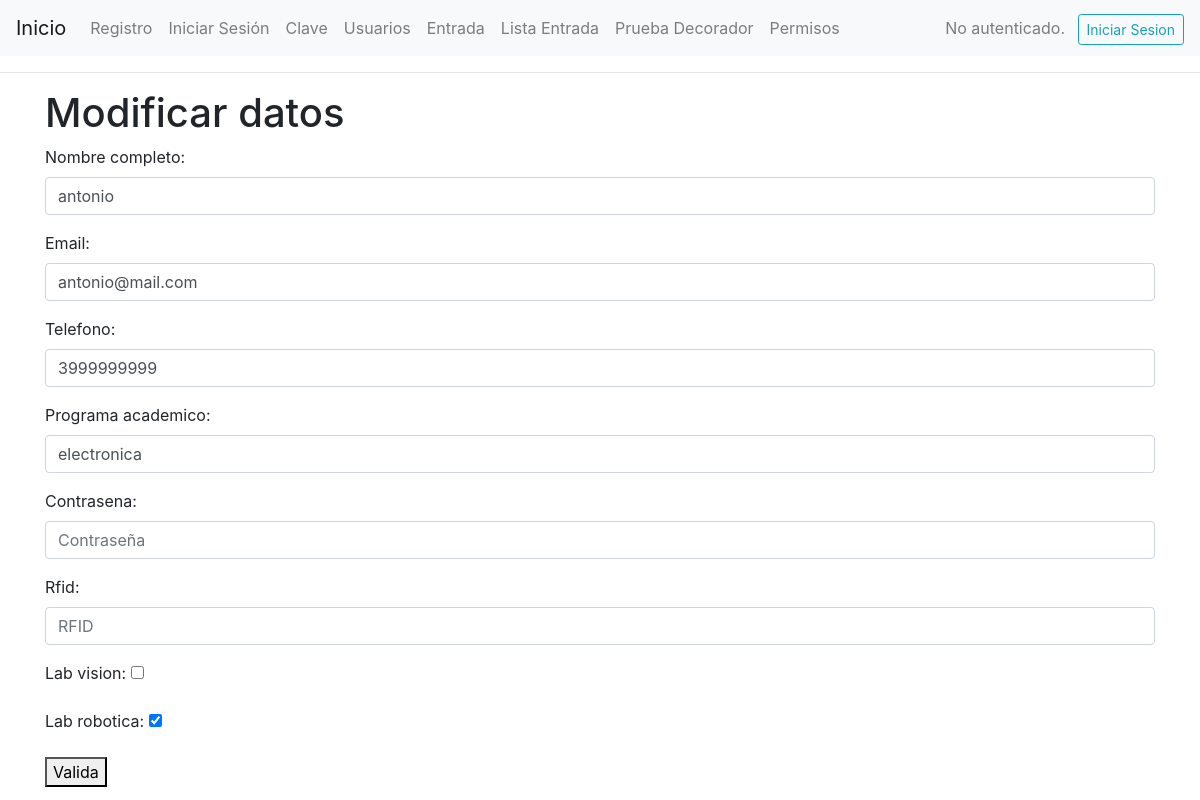
The page /actualizacion_clave/4 on the database as committed earlier.
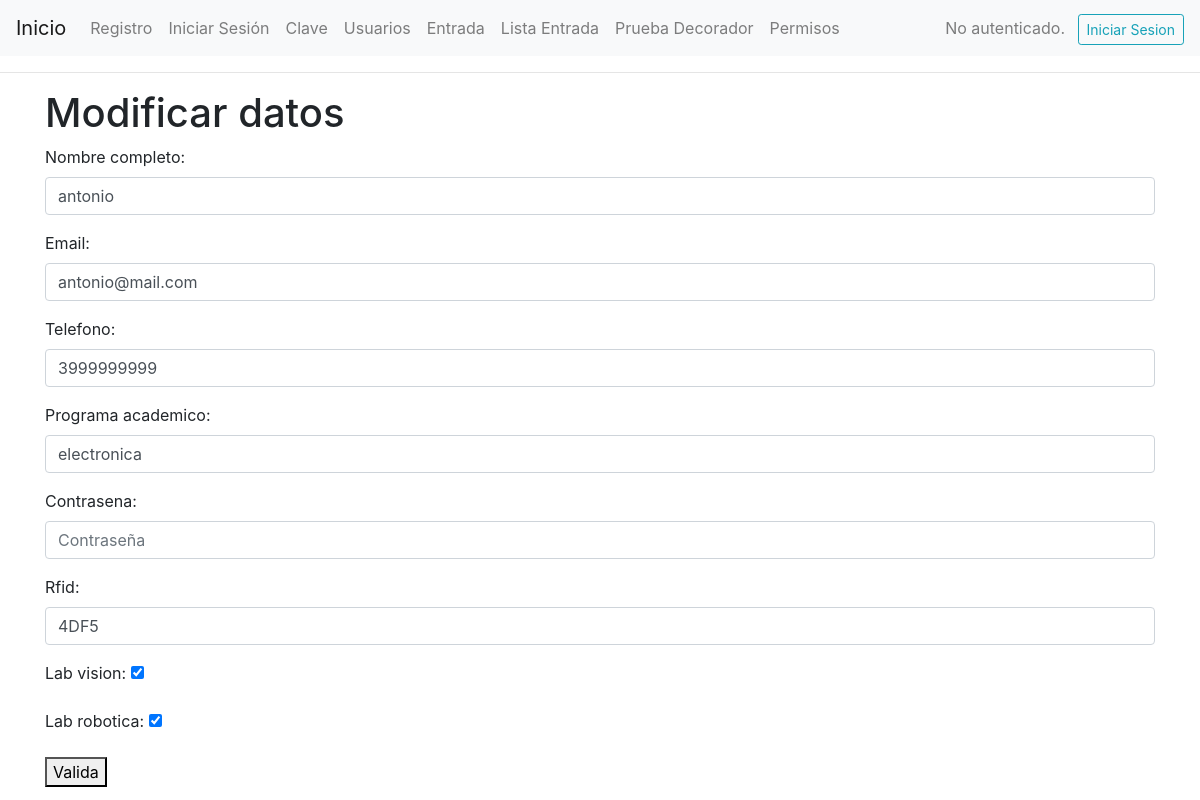
The same page on the database as committed later.
### login/models.py (models this page shows, shortened)
class Verificacion(models.Model):
    usuario = models.OneToOneField(User, on_delete=models.CASCADE)
    nombre_completo = models.CharField(max_length=100)
    email = models.EmailField(max_length=100)
    telefono = models.CharField(max_length=10) # por que un numero tiene solo 10 digitos
    programa_academico = models.CharField(max_length=255)
    contrasena = models.CharField(max_length=6, unique=True, validators=[MinLengthValidator(6)])
    rfid = models.CharField(max_length=50, null=True, blank=True)
    lab_vision = models.BooleanField(default=False)
    lab_robotica = models.BooleanField(default=False)

### login/views.py (the view)
# urls.py: path('actualizacion_clave/<int:id>', views.actualizar_clave, name='actualizar_clave'),
def actualizar_clave(request, id):
    clave = Verificacion.objects.get(id=id)
    if request.method == 'POST':
        form = VerificacionForm(request.POST, instance=clave)
        if form.is_valid():
            form.save()
            return redirect('inicio')
    else:
        form = VerificacionForm(instance=clave)
    return render(request, 'pagina/actualizacion_clave.html', {'form':form})

### login/forms.py (shortened to what this page needs)
class VerificacionForm(forms.ModelForm):
    class Meta:
        model = Verificacion
        fields = ['nombre_completo', 'email', 'telefono', 'programa_academico', 'contrasena', 'rfid', 'lab_vision', 'lab_robotica']
        widgets = {
            'nombre_completo': forms.TextInput(attrs={'placeholder': 'Nombre completo', 'class':'form-control', 'autocomplete':'off'}),
            'email': forms.EmailInput(attrs={'placeholder': 'Correo electrónico', 'class':'form-control', 'autocomplete':'off'}),
            'telefono': forms.TextInput(attrs={'placeholder': 'Teléfono', 'maxlength': '10', 'class':'form-control', 'autocomplete':'off'}),
            'programa_academico': forms.TextInput(attrs={'placeholder': 'programa academico', 'class':'form-control', 'autocomplete':'off'}),
            'contrasena': forms.PasswordInput(attrs={'placeholder': 'Contraseña', 'class':'form-control',}),
            'rfid': forms.TextInput(attrs={'placeholder': 'RFID', 'maxlength': '10', 'class':'form-control', 'autocomplete':'off'}),
            'lab_vision': forms.CheckboxInput(),
            'lab_robotica': forms.CheckboxInput(),
        }

### login/templates/pagina/actualizacion_clave.html (shortened to what this page needs)
{% extends 'main/prueba.html' %}
{% block content %}
    <h1>Modificar datos</h1>
    <form method="POST">
        {{form.as_p}}
        <button type='submit'>Valida</button>
    </form>
{% endblock  %}

Rows that differ between the two databases and show on the page:
changed Verificacion "antonio": rfid (not shown) → "4DF5"; lab_vision "☐" → "☑"
